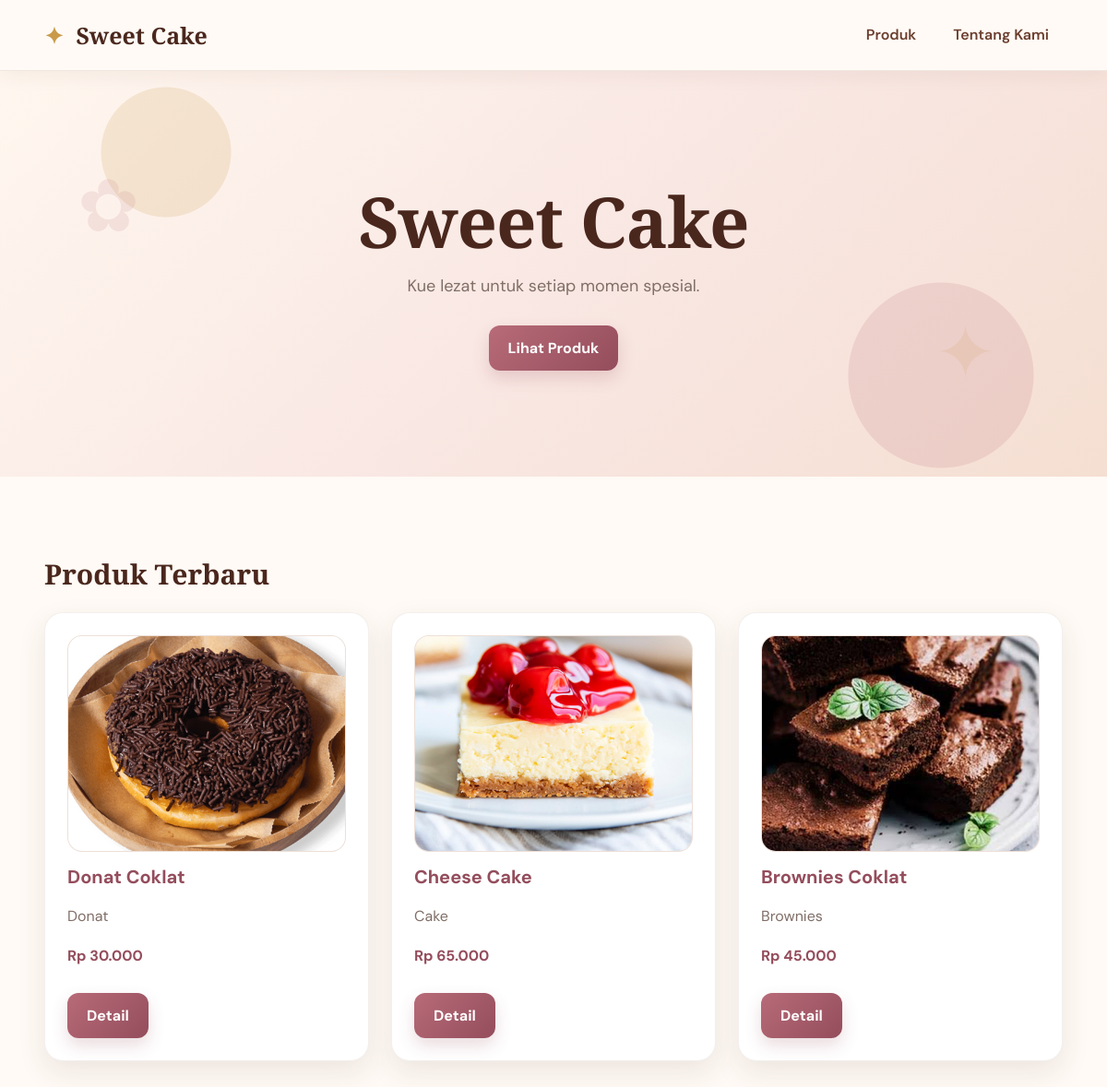
Screenshot of /toko_kue/index.php with the database file from the repository.
### tables this page shows
CREATE TABLE `produk` (
  `id` int(11) NOT NULL,
  `nama` varchar(100) NOT NULL,
  `kategori` varchar(50) NOT NULL,
  `deskripsi` text DEFAULT NULL,
  `harga` decimal(12,2) NOT NULL,
  `stok` int(11) NOT NULL,
  `gambar` varchar(255) DEFAULT NULL,
  `created_at` timestamp NOT NULL DEFAULT current_timestamp()
);

### toko_kue/index.php (the view, shortened to what this page needs)
<?php
require_once "config/database.php";
$query = mysqli_query(
    $conn,
    "SELECT * FROM produk
     ORDER BY id DESC
     LIMIT 6"
);
?>
<!DOCTYPE html>
<html>
<head>
    <link rel="stylesheet" href="assets/style.css">
</head>
<body>
<div class="navbar">
    <div class="container">
        <a href="index.php">
            Sweet Cake
        </a>
        <a href="produk.php">
            Produk
        </a>
        <a href="tentang.php">
            Tentang Kami
        </a>
    </div>
</div>
<section class="hero">
    <div class="container">
        <h1>
            Sweet Cake
        </h1>
        <p>
            Kue lezat untuk setiap momen spesial.
        </p>
        <a
            href="produk.php"
            class="btn"
        >
            Lihat Produk
        </a>
    </div>
</section>
<div class="container">
    <h2>Produk Terbaru</h2>
    <div class="grid">
        <?php while ($row = mysqli_fetch_assoc($query)): ?>
        <div class="card">
            <?php if ($row['gambar']): ?>
                <img
                    src="uploads/produk/<?= htmlspecialchars($row['gambar']); ?>"
                    class="product-image"
                >
            <?php endif; ?>
            <h3>
                <?= htmlspecialchars($row['nama']); ?>
            </h3>
            <p>
                <?= htmlspecialchars($row['kategori']); ?>
            </p>
            <strong>
                Rp <?= number_format(
                    $row['harga'],
                    0,
                    ',',
                    '.'
                ); ?>
            </strong>
            <br><br>
            <a
                href="detail.php?id=<?= $row['id']; ?>"
                class="btn"
            >
                Detail
            </a>
        </div>
        <?php endwhile; ?>
    </div>
</div>
</body>
</html>

### toko_kue/assets/style.css (style rules this page uses)
:root { --brown: #6b3e2e; --brown-dark: #4a271d; --rose: #b86b78; --rose-dark: #944d5c; --cream: #fffaf5; --cream-2: #f8eee7; --gold: #c99a4a; --text: #382923; --muted: #806e67; --white: #ffffff; --danger: #c94c4c; --warning: #c58a38; --shadow: 0 12px 30px rgba(82, 47, 35, .10); }
* { box-sizing: border-box; }
html { scroll-behavior: smooth; }
body { margin: 0; font-family: 'DM Sans', Arial, sans-serif; background: var(--cream); color: var(--text); line-height: 1.7; }
.container { width: min(92%, 1120px); margin: 0 auto; }
.navbar { position: sticky; top: 0; z-index: 1000; background: rgba(255, 250, 245, .96); border-bottom: 1px solid rgba(107, 62, 46, .10); box-shadow: 0 5px 20px rgba(82, 47, 35, .06); backdrop-filter: blur(12px); }
.navbar .container { min-height: 76px; display: flex; align-items: center; gap: 10px; flex-wrap: wrap; }
.navbar a { color: var(--brown); text-decoration: none; font-weight: 600; padding: 10px 15px; border-radius: 999px; transition: .25s ease; }
.navbar a:first-child { margin-right: auto; padding-left: 0; font-family: 'Playfair Display', Georgia, serif; font-size: 25px; font-weight: 800; color: var(--brown-dark); }
.navbar a:first-child::before { content: '✦'; color: var(--gold); margin-right: 7px; }
h1, h2, h3 { color: var(--brown-dark); line-height: 1.25; }
h1, h2 { font-family: 'Playfair Display', Georgia, serif; }
h1 { font-size: clamp(32px, 5vw, 52px); margin: 0 0 14px; }
h2 { font-size: 30px; margin: 45px 0 22px; }
h3 { margin: 15px 0 8px; font-size: 20px; }
p { color: var(--muted); }
.hero { position: relative; overflow: hidden; min-height: 440px; display: flex; align-items: center; text-align: center; padding: 90px 20px; background: radial-gradient(circle at 15% 20%, rgba(201,154,74,.18) 0 70px, transparent 71px), radial-gradient(circle at 85% 75%, rgba(184,107,120,.16) 0 100px, transparent 101px), linear-gradient(135deg, #fff7ef 0%, #f9e7e3 52%, #f5dfd2 100%); }
.hero::before, .hero::after { position: absolute; font-size: 80px; opacity: .13; }
.hero::before { content: '✿'; left: 7%; top: 18%; color: var(--rose); }
.hero::after { content: '✦'; right: 10%; bottom: 15%; color: var(--gold); }
.hero .container { position: relative; z-index: 1; }
.hero h1 { font-size: clamp(44px, 8vw, 76px); letter-spacing: -1px; margin-bottom: 8px; }
.hero p { max-width: 650px; margin: 0 auto 28px; font-size: 18px; }
.btn { display: inline-block; padding: 11px 21px; background: linear-gradient(135deg, var(--rose), var(--rose-dark)); color: var(--white) !important; text-decoration: none; border-radius: 12px; border: 0; cursor: pointer; font: inherit; font-weight: 700; box-shadow: 0 8px 18px rgba(148, 77, 92, .20); transition: transform .2s ease, box-shadow .2s ease, filter .2s ease; }
.card { background: var(--white); padding: 24px; border-radius: 20px; margin-bottom: 24px; border: 1px solid rgba(107, 62, 46, .08); box-shadow: var(--shadow); }
.grid { display: grid; grid-template-columns: repeat(3, minmax(0, 1fr)); gap: 24px; margin-bottom: 45px; }
.grid .card { margin-bottom: 0; }
.product-image { display: block; width: 100%; height: 235px; object-fit: cover; border-radius: 16px; background: var(--cream-2); border: 1px solid rgba(107, 62, 46, .08); }
.grid .card strong, .grid .card h3 + p + strong, .grid .card h3:last-of-type { color: var(--rose-dark); }
body > .container, .navbar + .container { padding-top: 42px; padding-bottom: 45px; }

### rows the page displays
produk: gambar (picture), nama "Donat Coklat", kategori "Donat", harga "30.000"
produk: gambar (picture), nama "Cheese Cake", kategori "Cake", harga "65.000"
produk: gambar (picture), nama "Brownies Coklat", kategori "Brownies", harga "45.000"
